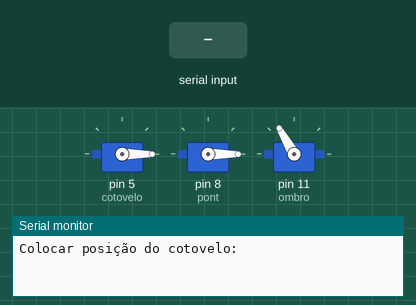
The sketch below on a simulated Arduino Uno, built with avr-gcc and run on an emulated ATmega328P. Parts: 3 × servo, the last lines printed to the serial monitor. The inputs (shaded band) are chosen by the test bench.

Above: at 1.2 s.
1.3 s: "30,150\n" received over Serial
At 3.3 s:
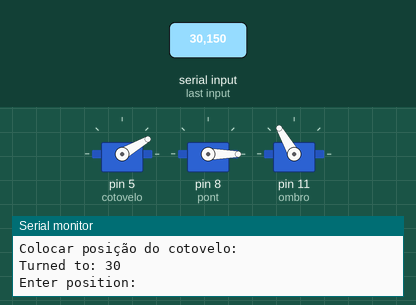
3.8 s: "90,45\n" received over Serial
At 5.1 s:
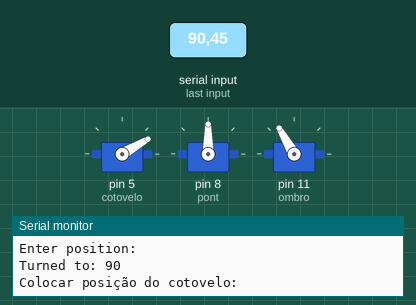
6.3 s: "0\n" received over Serial
At 8.1 s:
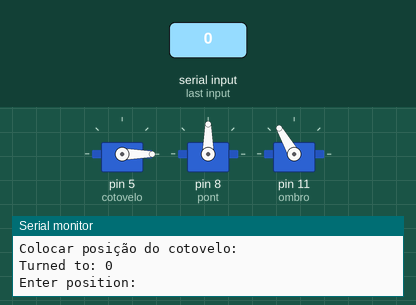
8.8 s: "30,150\n" received over Serial
At 10.2 s:
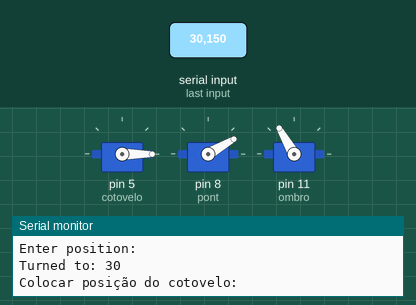
Timing chart, 0 to 11.8 s (numbered marks = the images above; inputs shaded):
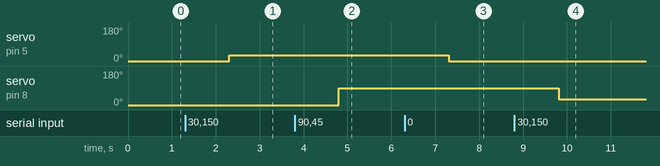

The sketch:

Finally.ino
```cpp
#include <Servo.h>
Servo cotovelo;
Servo pont;
Servo ombro;
int pos;
void setup() {
  Serial.begin(9600);
  cotovelo.attach(5);
  cotovelo.write(0);
  pont.attach(8);
  pont.write(0);
  ombro.attach(11);
  ombro.write(120);

}
void loop() {
  Serial.println("Colocar posição do cotovelo: ");
  while(Serial.available() == 0){};
  pos = Serial.readString().toInt();
  if (pos >=0 && pos <= 60){
    cotovelo.write(pos);
    Serial.print("Turned to: ");
    Serial.println(pos);
  }
  else {
    Serial.println("Invalid postition!");
  }

   Serial.println("Enter position: ");
  while(Serial.available() == 0){};
  pos = Serial.readString().toInt();
  if (pos >= 0 && pos <= 180){
    pont.write(pos);
    Serial.print("Turned to: ");
    Serial.println(pos);
  }
  else {
    Serial.println("Invalid postition!");
  }
}
```

Measured:
- after the input at 1.3 s, servo on pin 5 (cotovelo): 0° → 30° after 1.0 s
- after the input at 3.8 s, servo on pin 8 (pont): 0° → 90° after 1.0 s
- after the input at 6.3 s, servo on pin 5 (cotovelo): 30° → 0° after 1.0 s
- after the input at 8.8 s, servo on pin 8 (pont): 90° → 30° after 1.0 s
